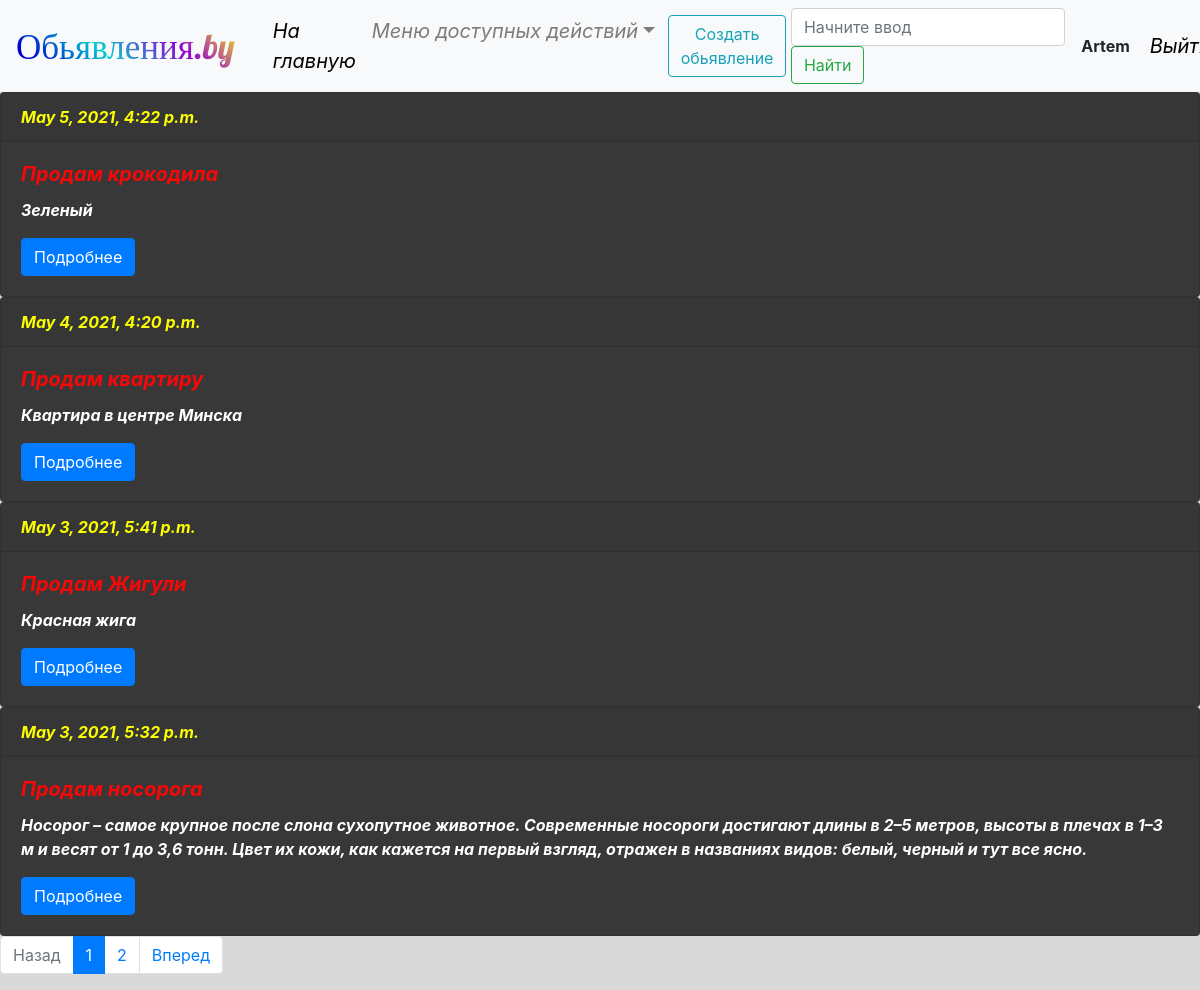
The page / (signed in) on the database its author committed.
### main/models.py (models this page shows, shortened)
class Advert(models.Model):
    title = models.CharField(verbose_name='заглавие', max_length=50)
    text = models.TextField(verbose_name='Текст обьявления', null=True)
    phone = models.CharField(verbose_name='Телефон', max_length=15, null=True, blank=True)
    email = models.EmailField(verbose_name='правильный Email-адрес', max_length=30, null=True)
    date = models.DateTimeField(auto_now_add=True)
    gallery = models.ForeignKey(Gallery, verbose_name='Галерея', on_delete=models.CASCADE, null=True, blank=True)
    user = models.ForeignKey(User, verbose_name='Пользователь', on_delete=models.CASCADE)
    class Meta:
        verbose_name = 'Обьявление'
        verbose_name_plural = 'Обьявления'
        ordering = ['-date']
    def get_detailUrl(self):
        return reverse('adv_detail', kwargs={'pk': self.pk})

### main/views.py (the view)
# urls.py: path('', AdvertListView.as_view(), name='adv_list'),
class AdvertListView(generic.ListView):
    template_name = 'main/advertlist.html'
    context_object_name = 'adv'
    paginate_by = 4
    def get_queryset(self):
        if self.request.GET.get('val'):
            value = self.request.GET.get('val')
            queryset = Advert.objects.filter(Q(text__contains=value) | Q(title__contains=value))
        else:
            queryset = Advert.objects.all()
        return queryset
    def get_context_data(self, *, object_list=None, **kwargs):
        context = super().get_context_data(**kwargs)
        val = self.request.GET.get('val')
        context['search'] = val
        return context

### templates/main/advertlist.html
{% extends 'base.html' %}
{% block content %}
{% for item in adv %}
<div id="fff" class="card">
    <div id="ff2" class="card-header">{{ item.date }}</div>
    <div class="card-body">
        <h5 id="ff1" class="card-title">{{ item.title }}</h5>
        <p class="final">{{ item.text }}</p>
        <a href="{{ item.get_detailUrl }}" class="btn btn-primary">Подробнее</a>
    </div>
</div>
{% endfor %}
{% include 'paginator.html' %}
{% endblock %}

### templates/base.html (shortened to what this page needs)
<!DOCTYPE html>
{% load static %}
<html lang="en">
<head>
    <link rel="stylesheet" href="https://stackpath.bootstrapcdn.com/bootstrap/4.4.1/css/bootstrap.min.css"
>
    <link rel="stylesheet" href="{% static 'css/base.css' %}">
</head>
<body style="background-color: #d9d9d9;">
<nav class="navbar navbar-expand-lg navbar-light bg-light">
    <a class="logo" href="#">Обьявления.by</a>
    <div class="collapse navbar-collapse" id="navbarSupportedContent">
        <ul class="navbar-nav mr-auto">
            <li class="nav-item active">
                <a id="a" class="nav-link" href="{% url 'adv_list' %}">На главную<span class="sr-only">(current)</span></a>
            </li>
            {% if user.is_authenticated %}
            <li id="e" class="nav-item dropdown">
                <a class="nav-link dropdown-toggle" href="#" id="navbarDropdown" role="button" data-toggle="dropdown"
                   aria-haspopup="true" aria-expanded="false">Меню доступных действий</a>
            </li>
            {% endif %}
        </ul>
        {% if user.is_authenticated %}
        <a href="{% url 'adv_create' %}" type="button" class="btn btn-outline-info">Создать обьявление</a>
        {% endif %}
        <form class="form-inline my-2 my-lg-0" action="{% url 'adv_list' %}" method="get">
            <input class="form-control mr-sm-2" name="val" type="search" placeholder="Начните ввод" aria-label="Search">
            <button class="btn btn-outline-success my-2 my-sm-0" type="submit">Найти</button>
        </form>
        {% if user.is_authenticated %}
        <span><b> &nbsp;{{ user.username }}&nbsp; </b></span>
        <a id="d" class="nav-link" href="{% url 'account_logout' %}">Выйти</a>
        {% else %}
        <a id="b" class="nav-link" href="{% url 'account_login' %}">Вход</a>
        <a id="c" class="nav-link" href="{% url 'account_signup' %}">Регистрация</a>
        {% endif %}
    </div>
</nav>
{% block content %}
{% endblock %}
</body>
</html>

### static/css/base.css (style rules this page uses)
.logo { font-family: "Lobster", cursive; background: linear-gradient(45deg, #0000CD 10%,#00CED1,#9400D3,#FFFF00); -webkit-background-clip: text; -webkit-text-fill-color: transparent; color: #0000CD; display: table; font-size: 35px; }
#a { font-style: italic; font-size: 20px; color: #000000; margin-left:30px; }
#d { font-style: italic; font-size: 20px; color: #000000; }
#e { font-style: italic; font-size: 20px; }
#fff { background: #383838; }
#ff1 { color:#f70707; font-style: italic; font-weight: bold; }
#ff2 { color:#fbff00; font-style: italic; font-weight: bold; }
.final { color:#fff; font-style: italic; font-weight: bold; }

### rows shown on the page
Advert: date "May 5, 2021, 4:22 p.m.", title "Продам крокодила", text "Зеленый"
Advert: date "May 4, 2021, 4:20 p.m.", title "Продам квартиру", text "Квартира в центре Минска"
Advert: date "May 3, 2021, 5:41 p.m.", title "Продам Жигули", text "Красная жига"
Advert: date "May 3, 2021, 5:32 p.m.", title "Продам носорога", text "Носорог – самое крупное после слона сухопутное животное. Современные носороги достигают длины в 2–5 метров, высоты в плечах в 1–3 м и весят от 1 до 3,6 тонн. Цвет их кожи, как кажется на первый взгляд, отражен в названиях видов: белый, черный и тут все ясно."

### other values the page prints
{{ user.username }} "Artem"
{{ n }} "1"
{{ n }} "2"
